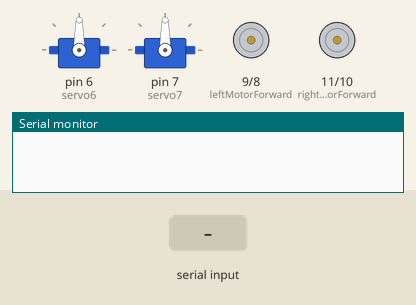
Recording of a sketch running on a simulated Arduino Uno, built with avr-gcc and run on an emulated ATmega328P. Parts: 2 × servo, motor-driver pin pairs drawn as motors (green arrow = first pin HIGH = forward, orange = second pin HIGH = backward, longer = more drive), the last lines printed to the serial monitor. The inputs (shaded band) are chosen by the test bench.

Above: at 1.2 s.
1.3 s: "W" received over Serial
At 4.0 s:
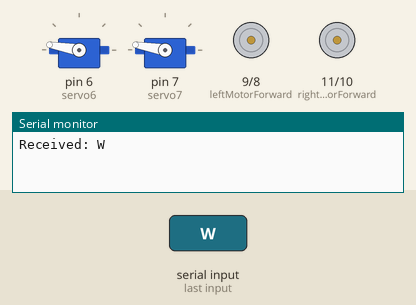
4.3 s: "F" received over Serial
At 5.3 s:
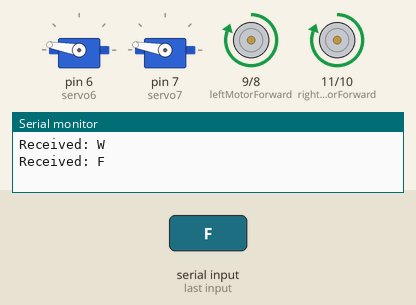
5.9 s: "B" received over Serial
At 6.5 s:
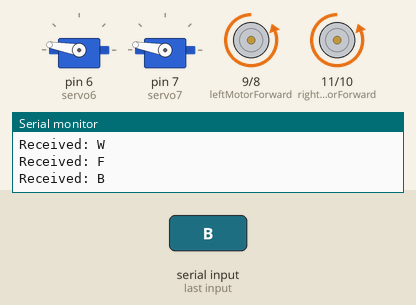
7.4 s: "L" received over Serial
At 8.6 s:
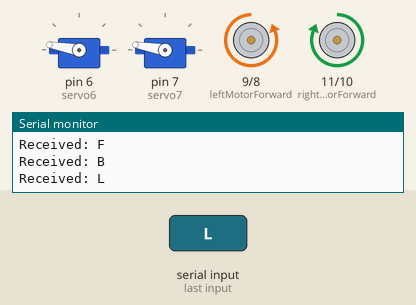
8.9 s: "R" received over Serial
At 10.0 s:
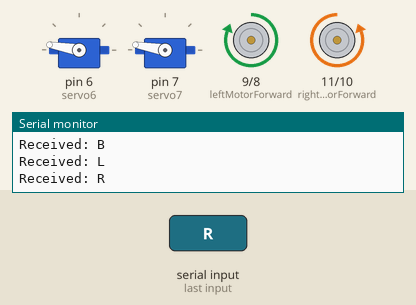
10.4 s: "U" received over Serial
At 13.5 s:
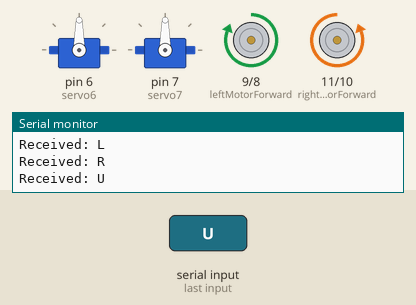
Timing chart, 0 to 14.4 s (numbered marks = the images above; inputs shaded):
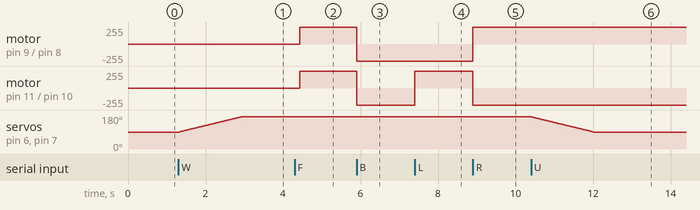

The sketch:

mars_rover_controller.ino
```cpp
#include <Servo.h>

Servo servo6;
Servo servo7;

// Right Motor Control Pins
const int rightMotorForward = 11;
const int rightMotorBackward = 10;

// Left Motor Control Pins
const int leftMotorForward = 9;
const int leftMotorBackward = 8;

void setup() {
  pinMode(rightMotorForward, OUTPUT);
  pinMode(rightMotorBackward, OUTPUT);
  pinMode(leftMotorForward, OUTPUT);
  pinMode(leftMotorBackward, OUTPUT);

  servo6.attach(6);
  servo7.attach(7);

  Serial.begin(9600);
}

void loop() {
  if (Serial.available() > 0) {
    char incomingData = Serial.read();
    Serial.print("Received: ");
    Serial.println(incomingData);

    controlMotors(incomingData);  // Handle motor movement
    controlServo(incomingData);   // Handle servo movement
  }
}

// Function for motor control
void controlMotors(char command) {
  if (command == 'F') { // Move Forward
    digitalWrite(rightMotorForward, HIGH);
    digitalWrite(rightMotorBackward, LOW);
    digitalWrite(leftMotorForward, HIGH);
    digitalWrite(leftMotorBackward, LOW);
  }
  else if (command == 'B') { // Move Backward
    digitalWrite(rightMotorForward, LOW);
    digitalWrite(rightMotorBackward, HIGH);
    digitalWrite(leftMotorForward, LOW);
    digitalWrite(leftMotorBackward, HIGH);
  }
  else if (command == 'L') { // Turn Left
    digitalWrite(rightMotorForward, HIGH);
    digitalWrite(rightMotorBackward, LOW);
    digitalWrite(leftMotorForward, LOW);
    digitalWrite(leftMotorBackward, HIGH);
  }
  else if (command == 'R') { // Turn Right
    digitalWrite(rightMotorForward, LOW);
    digitalWrite(rightMotorBackward, HIGH);
    digitalWrite(leftMotorForward, HIGH);
    digitalWrite(leftMotorBackward, LOW);
  }
  else if (command == 'S') { // Stop
    digitalWrite(rightMotorForward, LOW);
    digitalWrite(rightMotorBackward, LOW);
    digitalWrite(leftMotorForward, LOW);
    digitalWrite(leftMotorBackward, LOW);
  }
}

// Function for servo movement
void controlServo(char command) {
  if (command == 'W') { // ALL SERVOS WIND
    // Lower the rover by unwinding the gear thing
    for (int pos = 90; pos <= 170; pos++) {
      servo6.write(pos);
      servo7.write(pos);
      delay(20);
    }
    delay(1500);
  }

  if (command == 'U') { // ALL SERVOS UNWIND
    // Raise the rover by winding the gear thing
    for (int pos = 170; pos >= 90; pos--) {
      servo6.write(pos);
      servo7.write(pos);
      delay(20);
    }
    delay(1500);
  }

  if (command == 'K') { // BACK TILT
    for (int pos = 90; pos <= 180; pos++) {
      servo7.write(pos);
      delay(20);
    }
    delay(1500);
  }

  if (command == 'P') { // FRONT SERVOS MOVE BACK
    // Raise the rover by winding the gear thing
    for (int pos = 180; pos >= 90; pos--) {
      servo7.write(pos);
      delay(20);
    }
    delay(1500);
  }
}
```

Measured:
- after the input at 1.3 s, servo on pin 6 (servo6), servo on pin 7 (servo7): moves from 90° to 170° over 1.6 s, starting at once
- after the input at 4.3 s, motor on pin 9 (leftMotorForward) / pin 8 (leftMotorBackward), motor on pin 11 (rightMotorForward) / pin 10 (rightMotorBackward): stopped → forward 255/255 after 0.13 s
- after the input at 5.9 s, motor on pin 9 (leftMotorForward) / pin 8 (leftMotorBackward), motor on pin 11 (rightMotorForward) / pin 10 (rightMotorBackward): forward 255/255 → backward 255/255 at once
- after the input at 7.4 s, motor on pin 11 (rightMotorForward) / pin 10 (rightMotorBackward): backward 255/255 → forward 255/255 at once
- after the input at 8.9 s, motor on pin 9 (leftMotorForward) / pin 8 (leftMotorBackward): backward 255/255 → forward 255/255 at once; motor on pin 11 (rightMotorForward) / pin 10 (rightMotorBackward): forward 255/255 → backward 255/255 at once
- after the input at 10.4 s, servo on pin 6 (servo6), servo on pin 7 (servo7): moves from 170° to 90° over 1.6 s, starting at once
